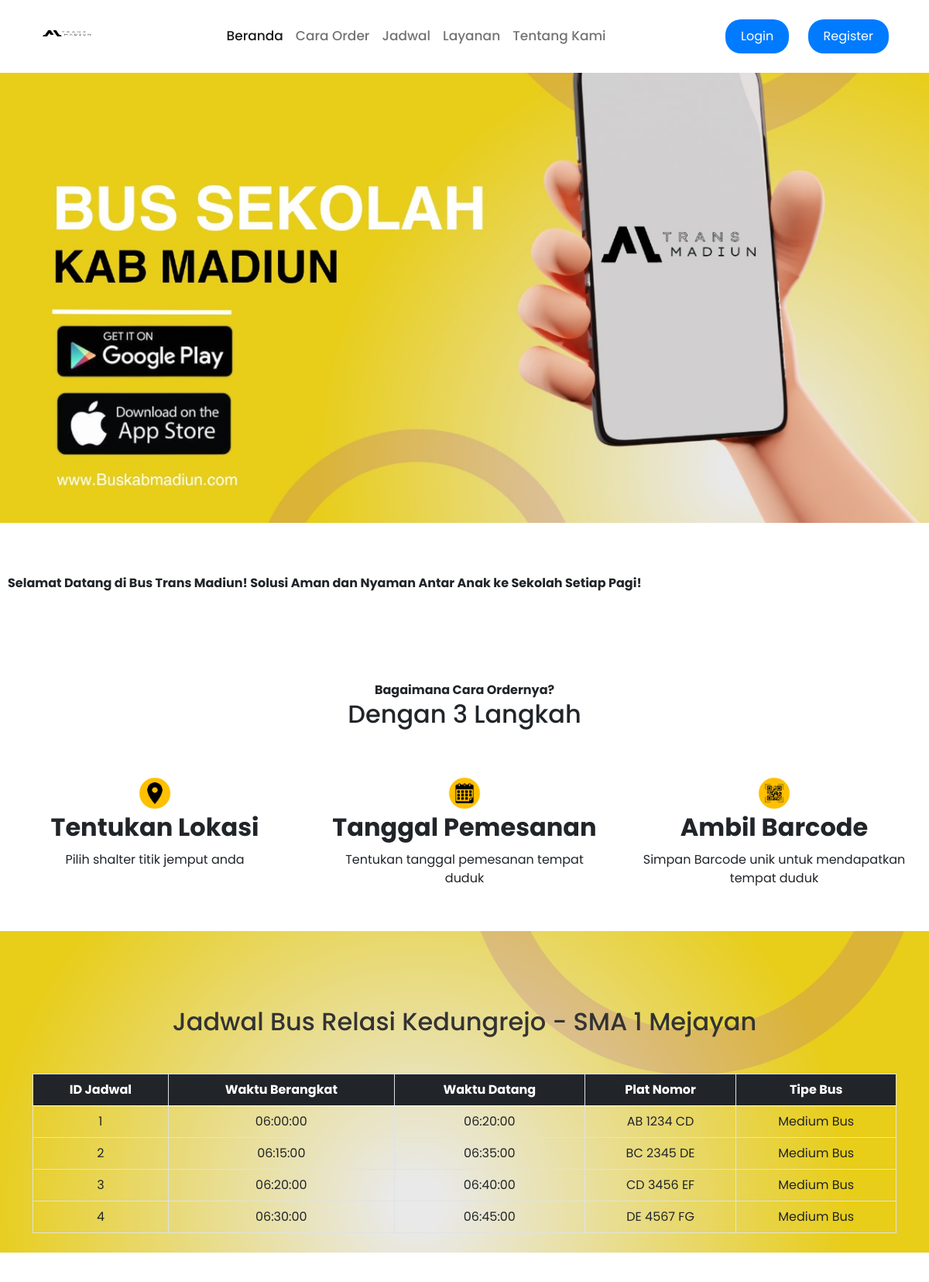
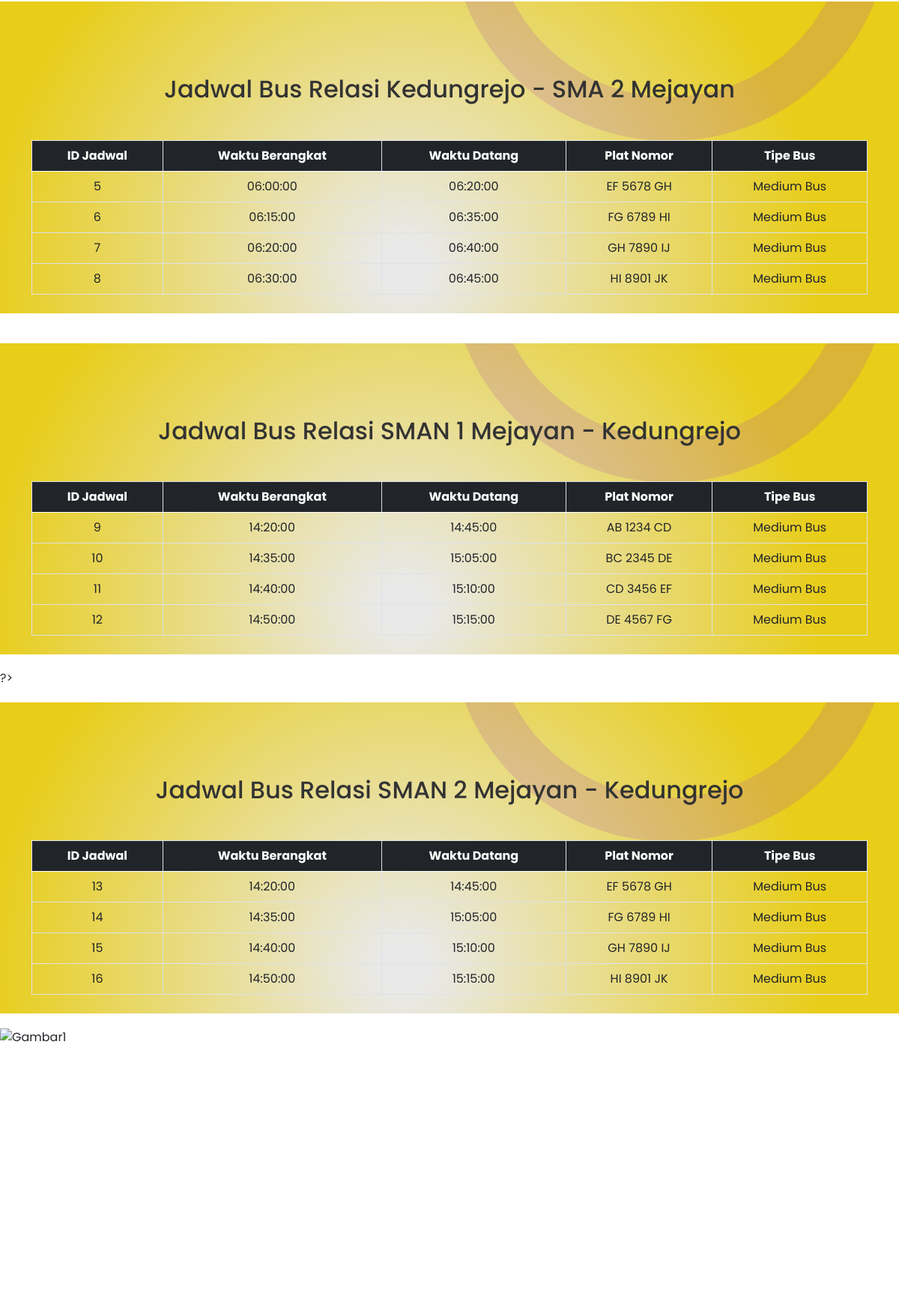
The app's page /Utama.php (upper part) with its own data (2 pictures, top to bottom).
### tables this page shows
CREATE TABLE `jadwal` (
  `jadwal_id` int(20) NOT NULL,
  `waktu_berangkat` time NOT NULL,
  `waktu_jemput` time NOT NULL,
  `rute_id` int(20) NOT NULL,
  `no_bus` varchar(10) DEFAULT NULL
);

CREATE TABLE `bus` (
  `no_bus` int(20) NOT NULL,
  `plat_nomor` varchar(10) NOT NULL,
  `tipe_bus` varchar(50) NOT NULL
);

### Utama.php (the view, shortened to what this page needs)
<!doctype html>
<html lang="en">
  <head>
    <link href="https://cdn.jsdelivr.net/npm/bootstrap@5.0.2/dist/css/bootstrap.min.css" rel="stylesheet">
    <link rel="stylesheet" href="assets/css/style.css">
  </head>
  <body id="home">
    <nav class="navbar navbar-expand-lg navbar-light position-fixed w-100" style="background-color: #ffffff;">
        <div class="container">
          <a class="navbar-brand" href="utama.php">
            <img src="assets/images/logo1.png" class="brand-transparent my-0" alt="" width="90" height="1400">
          </a>
          <div class="collapse navbar-collapse" id="navbarNav">
            <ul class="navbar-nav mx-auto">
              <a class="nav-link active" aria-current="page" href="#home">Beranda</a>
              <a class="nav-link "  href="#order">Cara Order</a>
              <a class="nav-link "  href="#jadwal">Jadwal</a>
              <a class="nav-link "  href="#layanan">Layanan</a>
              <a class="nav-link "  href="#about">Tentang Kami</a>
            </div>
            <div>
            <div class="auth-links">
                <a href="login.php" class="Daftar">Login</a>
                <a href="register.php" class="Masuk">Register</a>
            </div>
          </div>
        </div>
      </nav>
      <body id="Beranda">
      <section id="hero">
       <img src="assets/images/bg.jpeg" class="img-fluid" alt="">
      </section>
      <div class="marquee">
            <br>
            <br>
            <marquee behavior="" direction="">
            Selamat Datang di Bus Trans Madiun! Solusi Aman dan Nyaman Antar Anak ke Sekolah Setiap Pagi!            </marquee>
            </div>
  <br>
      <br>
      <br>
      <body id="order">
      <section class="carapakai" id="carapakai" >
      <section class="order" id="order" >
        <div class="heading">
            <span>Bagaimana Cara Ordernya?</span>
            <h1>Dengan 3 Langkah</h1>
        </div>
        <div class="kendaraan-container">
            <div class="box">
              <img src="assets/images/loc.png" style="width: 50px;" alt="">
                <h2>Tentukan Lokasi</h2>
                <p>Pilih shalter titik jemput anda</p>
            </div>
            <div class="box">
              <img src="assets/images/cal.png" style="width: 50px;" alt="">
                <h2>Tanggal Pemesanan</h2>
                <p>Tentukan tanggal pemesanan tempat duduk</p>
            </div>
            <div class="box">
              <img src="assets/images/bc .png" style="width: 50px;" alt="">
                <h2>Ambil Barcode </h2>
                <p>Simpan Barcode unik untuk mendapatkan tempat duduk</p>
            </div>
        </div>
       </section>
<?php
include 'koneksi.php';
$rute_id = 1;
$query = "SELECT jadwal.*, bus.plat_nomor, bus.tipe_bus
          FROM jadwal
          JOIN bus ON jadwal.no_bus = bus.no_bus
          WHERE jadwal.rute_id = $rute_id
          ORDER BY jadwal_id ASC";
$result = mysqli_query($koneksi, $query);
if ($result) {
    if (mysqli_num_rows($result) > 0) {
        ?>
        <section class="jadwal" id="jadwal">
            <div class="container-fluid banner-fluid">
                <div class="container text-center">
                    <h2 class="text-center content-center my-5" style="padding-top: 30px;">Jadwal Bus Relasi Kedungrejo - SMA 1 Mejayan</h2>
                    <table class="table table-bordered border-dark table-responsive">
                        <thead class="table-dark">
                            <tr>
                                <th>ID Jadwal</th>
                                <th>Waktu Berangkat</th>
                                <th>Waktu Datang</th>
                                <th>Plat Nomor</th>
                                <th>Tipe Bus</th>
                            </tr>
                        </thead>
                        <tbody>
                            <?php
                            while ($row = mysqli_fetch_assoc($result)) {
                                ?>
                                <tr>
                                    <td><?php echo $row['jadwal_id']; ?></td>
                                    <td><?php echo $row['waktu_berangkat']; ?></td>
                                    <td><?php echo $row['waktu_jemput']; ?></td>
                                    <td><?php echo $row['plat_nomor']; ?></td>
                                    <td><?php echo $row['tipe_bus']; ?></td>
                                </tr>
                                <?php
                            }
                            ?>
                        </tbody>
                    </table>
                </div>
            </div>
        </section>
        <?php
    } else {
        echo "<p>No schedules found for the specified route.</p>";
    }
} else {
    echo "<p>Error executing query: " . mysqli_error($koneksi) . "</p>";
}
?>
<?php
include 'koneksi.php';
$rute_id = 2;
$query = "SELECT jadwal.*, bus.plat_nomor, bus.tipe_bus
          FROM jadwal
          JOIN bus ON jadwal.no_bus = bus.no_bus
          WHERE jadwal.rute_id = $rute_id
          ORDER BY jadwal_id ASC";
$result = mysqli_query($koneksi, $query);
if ($result) {
    if (mysqli_num_rows($result) > 0) {
        ?>
        <section class="jadwal" id="jadwal">
            <div class="container-fluid banner-fluid">
                <div class="container text-center">
                    <h2 class="text-center content-center my-5" style="padding-top: 30px;">Jadwal Bus Relasi Kedungrejo - SMA 2 Mejayan</h2>
                    <table class="table table-bordered border-dark table-responsive">
                        <thead class="table-dark">
                            <tr>
                                <th>ID Jadwal</th>
                                <th>Waktu Berangkat</th>
                                <th>Waktu Datang</th>
                                <th>Plat Nomor</th>
                                <th>Tipe Bus</th>
                        <tbody>
                            <?php
                            while ($row = mysqli_fetch_assoc($result)) {
                                ?>
                                <tr>
                                    <td><?php echo $row['jadwal_id']; ?></td>
                                    <td><?php echo $row['waktu_berangkat']; ?></td>
                                    <td><?php echo $row['waktu_jemput']; ?></td>
                                    <td><?php echo $row['plat_nomor']; ?></td>
                                    <td><?php echo $row['tipe_bus']; ?></td>
                                </tr>
                                <?php
                            }
                            ?>
                        </tbody>
                    </table>
                </div>
            </div>
        </section>
        <?php
    } else {
        echo "<p>No schedules found for the specified route.</p>";
    }
} else {
    echo "<p>Error executing query: " . mysqli_error($koneksi) . "</p>";
}
?>
<?php
include 'koneksi.php';
$rute_id = 3;
$query = "SELECT jadwal.*, bus.plat_nomor, bus.tipe_bus
          FROM jadwal
          JOIN bus ON jadwal.no_bus = bus.no_bus
          WHERE jadwal.rute_id = $rute_id
          ORDER BY jadwal_id ASC";
$result = mysqli_query($koneksi, $query);
if ($result) {
    if (mysqli_num_rows($result) > 0) {
        ?>
        <section class="jadwal" id="jadwal">
            <div class="container-fluid banner-fluid">
                <div class="container text-center">
                    <h2 class="text-center content-center my-5" style="padding-top: 30px;">Jadwal Bus Relasi SMAN 1 Mejayan - Kedungrejo</h2>
                    <table class="table table-bordered border-dark table-responsive">
                        <thead class="table-dark">
                            <tr>
                                <th>ID Jadwal</th>
                                <th>Waktu Berangkat</th>
                                <th>Waktu Datang</th>
                                <th>Plat Nomor</th>
                                <th>Tipe Bus</th>
                        <tbody>
                            <?php
                            while ($row = mysqli_fetch_assoc($result)) {
                                ?>
                                <tr>
                                    <td><?php echo $row['jadwal_id']; ?></td>
                                    <td><?php echo $row['waktu_berangkat']; ?></td>
                                    <td><?php echo $row['waktu_jemput']; ?></td>
                                    <td><?php echo $row['plat_nomor']; ?></td>
                                    <td><?php echo $row['tipe_bus']; ?></td>
                                </tr>
                                <?php
                            }
                            ?>
                        </tbody>
                    </table>
                </div>
            </div>
        </section>
        <?php
    } else {
        echo "<p>No schedules found for the specified route.</p>";
    }
} else {
    echo "<p>Error executing query: " . mysqli_error($koneksi) . "</p>";
}
?>
?>
<?php
include 'koneksi.php';
$rute_id = 4;
$query = "SELECT jadwal.*, bus.plat_nomor, bus.tipe_bus
          FROM jadwal
          JOIN bus ON jadwal.no_bus = bus.no_bus
          WHERE jadwal.rute_id = $rute_id
          ORDER BY jadwal_id ASC";
$result = mysqli_query($koneksi, $query);
if ($result) {
    if (mysqli_num_rows($result) > 0) {
        ?>
        <section class="jadwal" id="jadwal">
            <div class="container-fluid banner-fluid">
                <div class="container text-center">
                    <h2 class="text-center content-center my-5" style="padding-top: 30px;">Jadwal Bus Relasi SMAN 2 Mejayan - Kedungrejo</h2>
                    <table class="table table-bordered border-dark table-responsive">
                        <thead class="table-dark">
                            <tr>
                                <th>ID Jadwal</th>
                                <th>Waktu Berangkat</th>
                                <th>Waktu Datang</th>
                                <th>Plat Nomor</th>
                                <th>Tipe Bus</th>
                        <tbody>
                            <?php
                            while ($row = mysqli_fetch_assoc($result)) {
                                ?>
                                <tr>
                                    <td><?php echo $row['jadwal_id']; ?></td>
                                    <td><?php echo $row['waktu_berangkat']; ?></td>
                                    <td><?php echo $row['waktu_jemput']; ?></td>
                                    <td><?php echo $row['plat_nomor']; ?></td>
                                    <td><?php echo $row['tipe_bus']; ?></td>
                                </tr>
                                <?php
                            }
                            ?>
                        </tbody>
                    </table>
                </div>
            </div>
        </section>
        <?php
    } else {
        echo "<p>No schedules found for the specified route.</p>";
    }
} else {
    echo "<p>Error executing query: " . mysqli_error($koneksi) . "</p>";
}
?>
      <div id="carouselExampleFade" class="carousel slide carousel-fade" data-bs-ride="carousel">
      <div class="carousel-inner">
         <div class="carousel-item active">
          <img src="https://static.promediateknologi.id/crop/0x0:0x0/0x0/webp/photo/radarmadiun/2021/11/caruban-terminal-sepi-WEB_.jpg" class="d-block w-100" alt="Gambar1">
        </div>
        </div>
          <button class="carousel-control-prev" type="button" data-bs-target="#carouselExampleFade" data-bs-slide="prev">
          </button>
          <button class="carousel-control-next" type="button" data-bs-target="#carouselExampleFade" data-bs-slide="next">
           </button>
        </div>
          <br>
          <br>
  </body>
</html>

### assets/css/style.css (style rules this page uses)
:root { --pr-color : black; }
body { font-family: "Poppins", sans-serif; background-color:#fff; }
.nav-link { font-size: 17px; font-weight: 500; transition: background-color 0.3s ease; }
.heading { padding-top: 2rem; text-align: center; }
.heading span { font-weight: 700; text-transform: capitalize; }
.heading h1 { font-size: 2rem; }
.kendaraan-container { display: flex; flex-wrap: wrap; justify-content: center; }
.box { flex-basis: 30%; margin: 20px; text-align: center; margin-top: 50px; }
.box h2 { font-weight: bold; margin-bottom: 10px; }
.box p { font-size: 16px; }
.banner-fluid { background: url(/aset/sec_jadwal.png); }

### Utama.php (style rules this page uses)
.navbar { background-color: #ffffff; padding: 5px 0; }
.navbar .navbar-brand img { height: 50px; }
.navbar-nav .nav-link { padding: 5px 10px; }
.auth-links { text-align: center; margin: 10px 0; }
.auth-links a { display: inline-block; margin: 0 10px; padding: 5px 15px; border-radius: 20px; background-color: #007bff; color: #fff; text-decoration: none; }
#hero { background-image: url('assets/images/bg.jpeg'); background-size: 100% 100%; background-position: center center; }
.marquee { font-weight: bold; padding: 10px; }
.jadwal { padding: 20px 0; background-color: #ffffff; }
.table { margin-top: 5px; margin-bottom: 5px; }
.table th, .table td { text-align: center; vertical-align: middle; }
.table-dark { background-color: #343a40; color: #ffffff; }
.table-bordered th, .table-bordered td { border: 1px solid #dee2e6; }
.banner-fluid { background-size: cover; padding: 20px 0; }
.content-center { color: #333; }
.carousel-item img { width: 80%; height: 800px; object-fit: cover; object-fit: cover; margin: 0 auto; }
.auth-links { text-align: center; margin: 20px 0; }
.auth-links a { display: inline-block; margin: 0 10px; padding: 10px 20px; border-radius: 20px; background-color: #007bff; color: #fff; text-decoration: none; }

### records on screen
jadwal: jadwal_id "1", waktu_berangkat "06:00:00", waktu_jemput "06:20:00", bus.plat_nomor "AB 1234 CD", bus.tipe_bus "Medium Bus"
jadwal: jadwal_id "2", waktu_berangkat "06:15:00", waktu_jemput "06:35:00", bus.plat_nomor "BC 2345 DE", bus.tipe_bus "Medium Bus"
jadwal: jadwal_id "3", waktu_berangkat "06:20:00", waktu_jemput "06:40:00", bus.plat_nomor "CD 3456 EF", bus.tipe_bus "Medium Bus"
jadwal: jadwal_id "4", waktu_berangkat "06:30:00", waktu_jemput "06:45:00", bus.plat_nomor "DE 4567 FG", bus.tipe_bus "Medium Bus"
jadwal: jadwal_id "5", waktu_berangkat "06:00:00", waktu_jemput "06:20:00", bus.plat_nomor "EF 5678 GH", bus.tipe_bus "Medium Bus"
jadwal: jadwal_id "6", waktu_berangkat "06:15:00", waktu_jemput "06:35:00", bus.plat_nomor "FG 6789 HI", bus.tipe_bus "Medium Bus"
jadwal: jadwal_id "7", waktu_berangkat "06:20:00", waktu_jemput "06:40:00", bus.plat_nomor "GH 7890 IJ", bus.tipe_bus "Medium Bus"
jadwal: jadwal_id "8", waktu_berangkat "06:30:00", waktu_jemput "06:45:00", bus.plat_nomor "HI 8901 JK", bus.tipe_bus "Medium Bus"
jadwal: jadwal_id "9", waktu_berangkat "14:20:00", waktu_jemput "14:45:00", bus.plat_nomor "AB 1234 CD", bus.tipe_bus "Medium Bus"
jadwal: jadwal_id "10", waktu_berangkat "14:35:00", waktu_jemput "15:05:00", bus.plat_nomor "BC 2345 DE", bus.tipe_bus "Medium Bus"
jadwal: jadwal_id "11", waktu_berangkat "14:40:00", waktu_jemput "15:10:00", bus.plat_nomor "CD 3456 EF", bus.tipe_bus "Medium Bus"
jadwal: jadwal_id "12", waktu_berangkat "14:50:00", waktu_jemput "15:15:00", bus.plat_nomor "DE 4567 FG", bus.tipe_bus "Medium Bus"
jadwal: jadwal_id "13", waktu_berangkat "14:20:00", waktu_jemput "14:45:00", bus.plat_nomor "EF 5678 GH", bus.tipe_bus "Medium Bus"
jadwal: jadwal_id "14", waktu_berangkat "14:35:00", waktu_jemput "15:05:00", bus.plat_nomor "FG 6789 HI", bus.tipe_bus "Medium Bus"
jadwal: jadwal_id "15", waktu_berangkat "14:40:00", waktu_jemput "15:10:00", bus.plat_nomor "GH 7890 IJ", bus.tipe_bus "Medium Bus"
jadwal: jadwal_id "16", waktu_berangkat "14:50:00", waktu_jemput "15:15:00", bus.plat_nomor "HI 8901 JK", bus.tipe_bus "Medium Bus"
